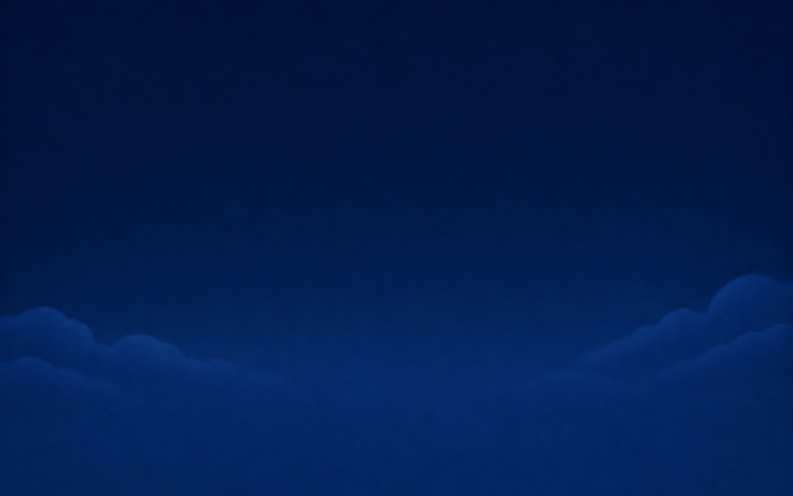
#> input picture assets/source/sky.png, 1586 x 992 px (shown at 1/2 size)
$ python process_count_assets.py
#> lines starting #> are read from the running program, lines starting #| are printed output that depends on the picture
#!/usr/bin/env python3
"""Prepare the 「ひつじを数えて」 painted assets: crop to content, grade the sheep parts, export WebP and the hill ridge profile.

Inputs  assets/source/{sky,hill,moon,fence,p_body,p_head,p_leg}.png  (transparent PNGs, 1536×1024 / 1586×992)
Outputs assets/count/*.webp + meta.json      → then run tools/embed_assets.py
Requires Pillow + numpy.
"""
import json, math, pathlib
import numpy as np
from PIL import Image
ROOT = pathlib.Path(__file__).resolve().parents[1]
SRC, OUT = ROOT / 'assets' / 'source', ROOT / 'assets' / 'count'

def bbox(im, thr=8, pad=3):
    a = np.array(im)[..., 3]; ys, xs = np.where(a > thr)
    return (max(0, xs.min() - pad), max(0, ys.min() - pad), min(im.width, xs.max() + pad + 1), min(im.height, ys.max() + pad + 1))

def grade(im, warm=0., cool=0.):
    """cool moonlit shading + a warm rim light from the left (matches the reference scene)"""
    a = np.array(im).astype(np.float32); w = a.shape[1]
    a[..., 0] *= 1 - cool * .9; a[..., 1] *= 1 - cool * .5
    xs = np.linspace(1, 0, w)[None, :] ** 3 * warm
    a[..., 0] = np.minimum(255, a[..., 0] + xs * 90); a[..., 1] = np.minimum(255, a[..., 1] + xs * 60); a[..., 2] = np.maximum(0, a[..., 2] - xs * 20)
    return Image.fromarray(a.clip(0, 255).astype(np.uint8), 'RGBA')

def fit(im, w=None, h=None):
    if w: return im.resize((w, round(w * im.height / im.width)), Image.LANCZOS)
    return im.resize((round(h * im.width / im.height), h), Image.LANCZOS)

def main():
    meta = {}
    Image.open(SRC / 'sky.png').convert('RGB').save(OUT / 'sky.webp', quality=82, method=6)
    fence = Image.open(SRC / 'fence.png').convert('RGBA'); fit(fence.crop(bbox(fence)), 520).save(OUT / 'fence.webp', quality=86, method=6)
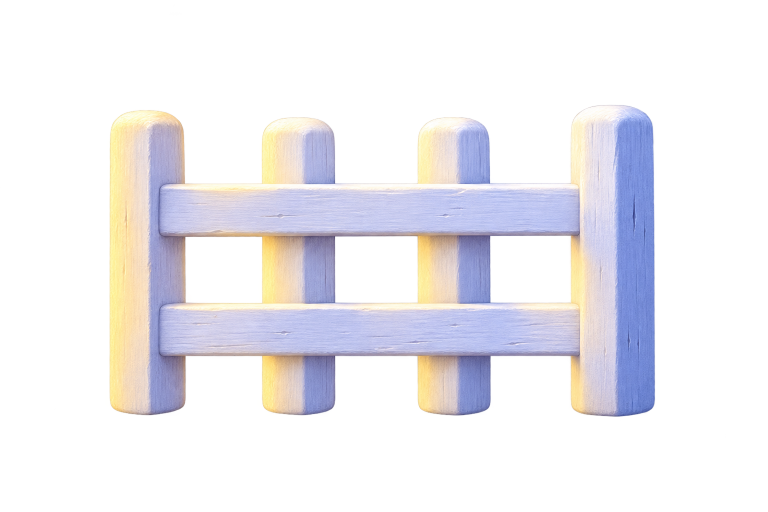
#> input picture assets/source/fence.png, 1536 x 1024 px (shown at 1/2 size)
#> in main, fence is the input picture: PIL image 1536x1024 RGBA; mean R, G, B, A 63.8, 62.5, 67, 74.2
#> after `fence = Image.open(SRC / 'fence.png').convert('RGBA')`:
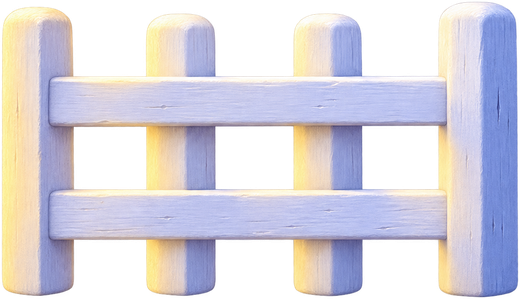
#> saved as fence.webp: PIL image 520x299 RGBA; mean R, G, B, A 141, 138.1, 148, 168.4; transparent parts drawn white
    moon = Image.open(SRC / 'moon.png').convert('RGBA'); fit(moon.crop(bbox(moon, 3)), 360).save(OUT / 'moon.webp', quality=86, method=6)
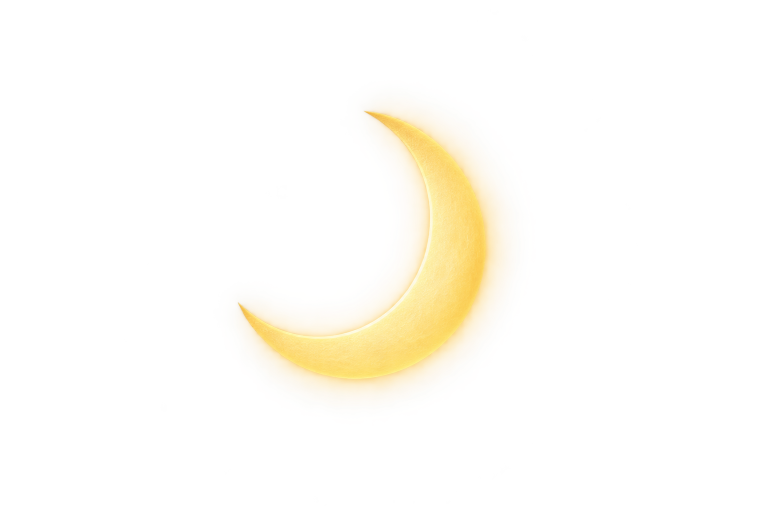
#> input picture assets/source/moon.png, 1536 x 1024 px (shown at 1/2 size)
#> in main, moon is the input picture: PIL image 1536x1024 RGBA; mean R, G, B, A 35.8, 29.2, 16.5, 15.6
#> after `moon = Image.open(SRC / 'moon.png').convert('RGBA')`:
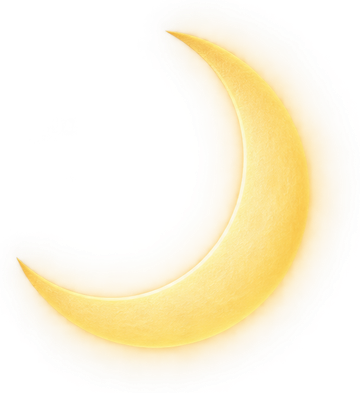
#> saved as moon.webp: PIL image 360x393 RGBA; mean R, G, B, A 136.7, 112.5, 63.7, 60.6; transparent parts drawn white
    # hill: keep the full frame width (positions matter), crop the empty top, sample the ridge line
#> (the run stopped early here; a loop or call above may not have finished)
